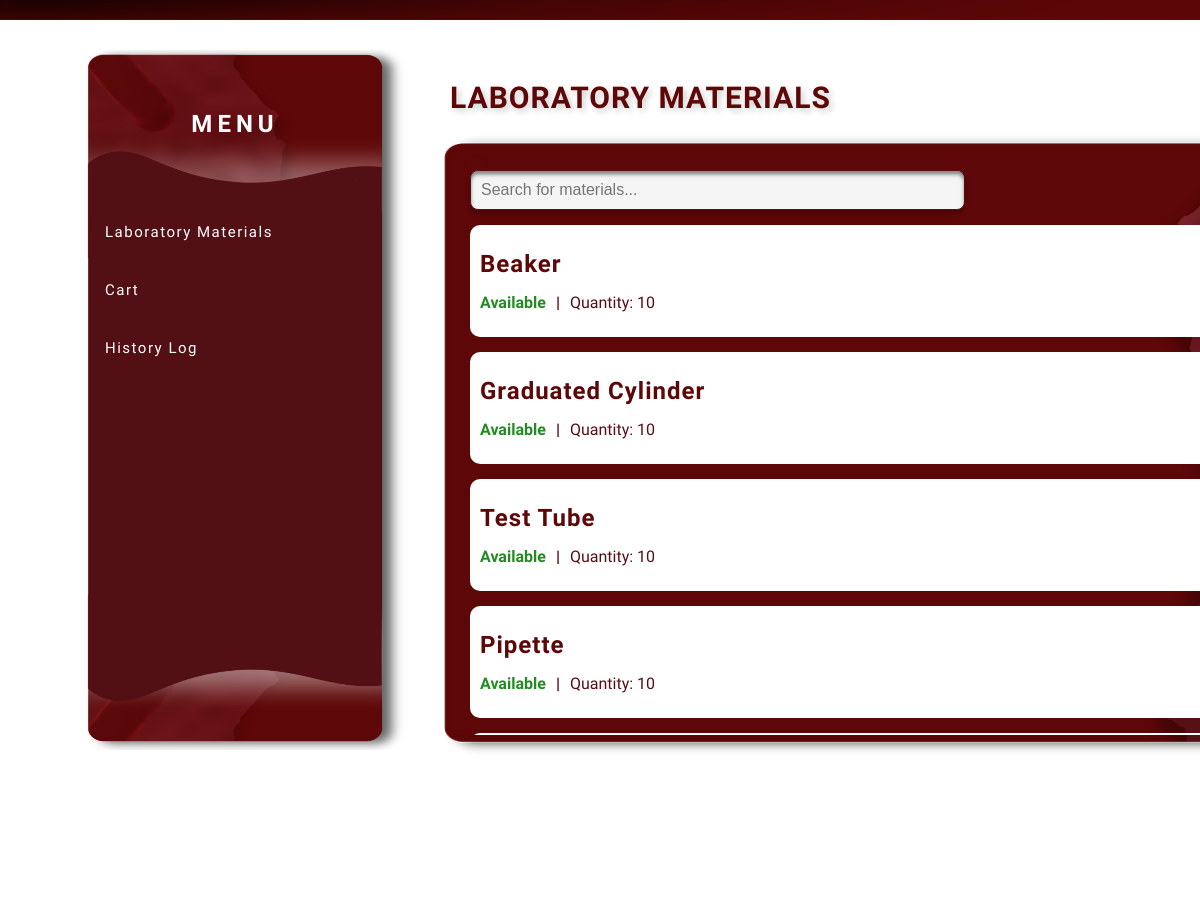
The page /equipment/brwequipments/ (upper part) on the database as committed earlier.
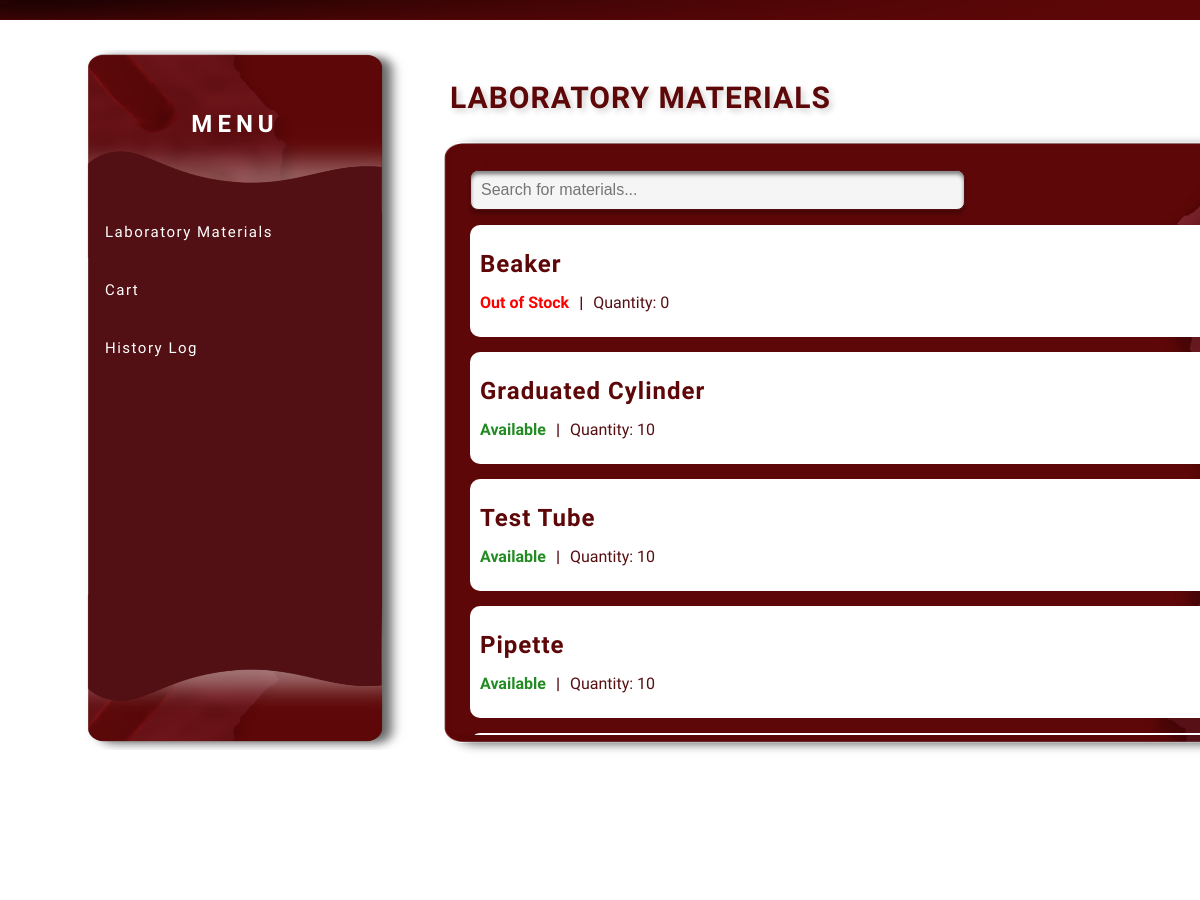
The same page on the database as committed later.
### equipment/models.py (models this page shows, shortened)
class Equipment(models.Model):
    name = models.CharField(max_length=255)
    quantity = models.IntegerField()  # Ensure this field exists

### equipment/views.py (the view)
# urls.py: path('brwequipments/', brw_equipments, name='brw_equipments'),
def brw_equipments(request):
    equipments = Equipment.objects.all()  # Fetch all equipment data
    return render(request, 'brwequipment.html', {'equipments': equipments})

### templates/brwequipment.html (shortened to what this page needs)
<!DOCTYPE html>
<html lang="en">
<head>
    {% load static %}
    <link rel="stylesheet" href="{% static 'Borrower/BRWmenupage.css' %}">
</head>
<body>
    <div class="border top">
        <img src="{% static 'images/black-shadow-1.png' %}" alt="Top Border" class="top-border">
    </div>
    <div class="menu-image">
        <img src="{% static 'images/menu-backdrop.png' %}" alt="Backdrop" class="menu-backdrop">
        <div class="menu-container">
            <h1> Menu </h1>
            <ul>
                <li><a href="#laboratory-materials">Laboratory Materials</a></li>
                <li><a href="#caaart">Cart</a></li>
                <li><a href="#history">History Log</a></li>
            </ul>
        </div>
    </div>
<div id="laboratory-materials" class="section">
    <h1 class="header">LABORATORY MATERIALS</h1>
    <div class="container">
        <input type="text" class="search-bar" placeholder="Search for materials...">
        {% for equipment in equipments %}
        <div class="equipment-card">
            <div class="equipment-info">
                <h2>{{ equipment.name }}</h2>
                <div class="status-quantity">
                    <p class="status">
                        {% if equipment.quantity > 0 %}
                            <span class="available">Available</span>
                        {% else %}
                            <span class="out-of-stock">Out of Stock</span>
                        {% endif %}
                    </p>
                    <span class="separator"> | </span>
                    <p class="quantity">Quantity: {{ equipment.quantity }}</p>
                </div>
            </div>
        </div>
        {% endfor %}
    </div>
</div>
</body>
</html>

### static/Borrower/BRWmenupage.css (style rules this page uses)
.top-border, .bottom-border { background-color: #5E0708; width: 100%; height: 20px; position: fixed; left: 0; z-index: 1; }
.top-border { top: 0; }
.menu-backdrop { width: 330px; height: 700px; position: fixed; top: 50px; left: 80px; }
.menu-container { width: 300px; height: 700px; position: fixed; top: 50px; left: 85px; border-radius: 10px; color: white; z-index: 2; }
.menu-container h1 { font-family: 'Kumbh Sans', sans-serif; font-size: 24px; margin-top: 60px; margin-bottom: 10px; text-transform: uppercase; letter-spacing: 5px; font-weight: bold; text-align: center; color: #ffffff; padding-bottom: 10px; width: 100%; }
.menu-container ul { list-style: none; padding: 0; margin-top: 60px; width: 100%; }
.menu-container li { font-family: 'Kumbh Sans', sans-serif; font-size: 15px; padding: 15px 20px; cursor: pointer; transition: 0.3s ease; border-radius: 5px; text-align: left; letter-spacing: 1.5px; margin-bottom: 10px; display: block; width: 100%; }
.menu-container li a { display: block; width: 100%; height: 100%; text-decoration: none; color: inherit; }
.menu-container a { text-decoration: none; color: inherit; display: block; position: relative; z-index: 3; padding: 2em; margin: -2em; }
.header { font-family: 'Kumbh Sans', sans-serif; font-size: 30px; letter-spacing: 1px; color: #5E0708; position: fixed; top: 60px; left: 450px; transition: 0.3s ease; text-shadow: 3px 3px 6px rgba(0, 0, 0, 0.2); }
.section { display: none !important; }
.section.active { display: block !important; }
.container { position: fixed; top: 150px; left: 450px; width: 945px; height: 545px; overflow-y: auto; padding: 20px; border-radius: 10px; box-shadow: 2px 2px 10px rgba(0, 0, 0, 0.1); }
.search-bar { position: sticky; top: 0; background-color: #f5f5f5; z-index: 10; width: 50%; padding: 10px; border: 0.721px solid #560F13; border-radius: 8px; box-shadow: 0px 4px 4px 0px rgba(0, 0, 0, 0.25), 0px 4px 4px 0px rgba(0, 0, 0, 0.25) inset, 0px 2.886px 2.886px 0px rgba(0, 0, 0, 0.25) inset; font-size: 16px; }
.equipment-card { background-color:#ffffff; color: #560F13; padding: 10px; width: 925px; margin-top: 15px; margin-bottom: 15px; margin-right: 15px; border-radius: 10px; display: flex; justify-content: space-between; align-items: center; transition: transform 0.2s ease-in-out; }
.equipment-info { font-family: 'Kumbh Sans', sans-serif; flex: 2; text-align: left; }
.status-quantity { display: flex; align-items: center; gap: 10px; margin-bottom: 15px; }
.status, .quantity { margin: 0; }
.separator { font-weight: bold; }
.status { font-weight: bold; }
.available { color: #228B22; }
.out-of-stock { color: red; }
.equipment-info h2 { font-family: 'Kumbh Sans', sans-serif; font-size: 24px; letter-spacing: 1px; color: #5E0708; margin-top: 15px; margin-bottom: 15px; }
.section { display: none; height: auto; overflow: visible; }
.section.active { display: block; scroll-margin-top: 10px; }

Rows that differ between the two databases and show on the page:
changed Equipment "Beaker": quantity "10" → "0"; quantity "Available" → "Out of Stock"
